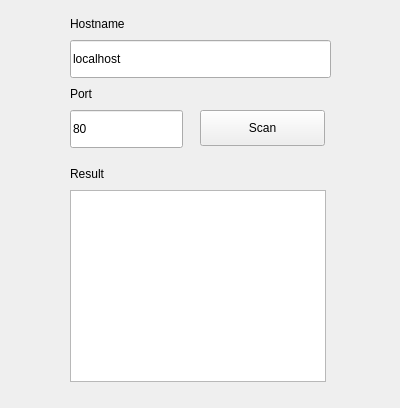
<?xml version="1.0" encoding="UTF-8"?>
<ui version="4.0">
 <class>Widget</class>
 <widget class="QWidget" name="Widget">
  <property name="geometry">
   <rect>
    <x>0</x>
    <y>0</y>
    <width>400</width>
    <height>408</height>
   </rect>
  </property>
  <property name="windowTitle">
   <string>SuperScanner</string>
  </property>
  <widget class="QLineEdit" name="hostEntry">
   <property name="geometry">
    <rect>
     <x>70</x>
     <y>40</y>
     <width>261</width>
     <height>38</height>
    </rect>
   </property>
   <property name="text">
    <string>localhost</string>
   </property>
  </widget>
  <widget class="QLineEdit" name="portEntry">
   <property name="geometry">
    <rect>
     <x>70</x>
     <y>110</y>
     <width>113</width>
     <height>38</height>
    </rect>
   </property>
   <property name="text">
    <string>80</string>
   </property>
  </widget>
  <widget class="QPushButton" name="scanButton">
   <property name="geometry">
    <rect>
     <x>200</x>
     <y>110</y>
     <width>125</width>
     <height>36</height>
    </rect>
   </property>
   <property name="text">
    <string>Scan</string>
   </property>
  </widget>
  <widget class="QTextBrowser" name="resultBrowser">
   <property name="geometry">
    <rect>
     <x>70</x>
     <y>190</y>
     <width>256</width>
     <height>192</height>
    </rect>
   </property>
  </widget>
  <widget class="QLabel" name="label">
   <property name="geometry">
    <rect>
     <x>70</x>
     <y>10</y>
     <width>111</width>
     <height>28</height>
    </rect>
   </property>
   <property name="text">
    <string>Hostname</string>
   </property>
  </widget>
  <widget class="QLabel" name="label_2">
   <property name="geometry">
    <rect>
     <x>70</x>
     <y>80</y>
     <width>90</width>
     <height>28</height>
    </rect>
   </property>
   <property name="text">
    <string>Port</string>
   </property>
  </widget>
  <widget class="QLabel" name="label_3">
   <property name="geometry">
    <rect>
     <x>70</x>
     <y>160</y>
     <width>90</width>
     <height>28</height>
    </rect>
   </property>
   <property name="text">
    <string>Result</string>
   </property>
  </widget>
 </widget>
 <layoutdefault spacing="6" margin="11"/>
 <resources/>
 <connections/>
</ui>
